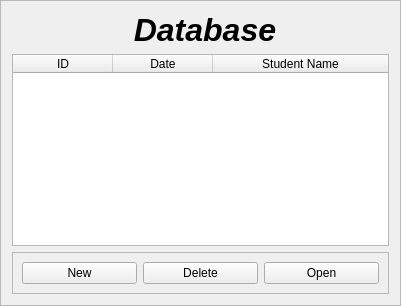
         <widget class="QFrame" name="eval_index_frame">
          <property name="minimumSize">
           <size>
            <width>401</width>
            <height>0</height>
           </size>
          </property>
          <property name="frameShape">
           <enum>QFrame::StyledPanel</enum>
          </property>
          <property name="frameShadow">
           <enum>QFrame::Raised</enum>
          </property>
          <layout class="QGridLayout" name="gridLayout_19">
           <item row="2" column="0">
            <widget class="QFrame" name="frame_27">
             <property name="frameShape">
              <enum>QFrame::StyledPanel</enum>
             </property>
             <property name="frameShadow">
              <enum>QFrame::Raised</enum>
             </property>
             <layout class="QHBoxLayout" name="horizontalLayout_4">
              <item>
               <widget class="QPushButton" name="eval_new_button">
                <property name="text">
                 <string>New</string>
                </property>
               </widget>
              </item>
              <item>
               <widget class="QPushButton" name="eval_delete_button">
                <property name="text">
                 <string>Delete</string>
                </property>
               </widget>
              </item>
              <item>
               <widget class="QPushButton" name="eval_open_button">
                <property name="text">
                 <string>Open</string>
                </property>
               </widget>
              </item>
             </layout>
            </widget>
           </item>
           <item row="1" column="0">
            <widget class="QTableWidget" name="eval_index_table">
             <property name="alternatingRowColors">
              <bool>true</bool>
             </property>
             <property name="selectionMode">
              <enum>QAbstractItemView::SingleSelection</enum>
             </property>
             <property name="selectionBehavior">
              <enum>QAbstractItemView::SelectRows</enum>
             </property>
             <property name="wordWrap">
              <bool>false</bool>
             </property>
             <property name="cornerButtonEnabled">
              <bool>false</bool>
             </property>
             <attribute name="horizontalHeaderDefaultSectionSize">
              <number>100</number>
             </attribute>
             <attribute name="horizontalHeaderMinimumSectionSize">
              <number>50</number>
             </attribute>
             <attribute name="horizontalHeaderShowSortIndicator" stdset="0">
              <bool>true</bool>
             </attribute>
             <attribute name="horizontalHeaderStretchLastSection">
              <bool>true</bool>
             </attribute>
             <column>
              <property name="text">
               <string>ID</string>
              </property>
             </column>
             <column>
              <property name="text">
               <string>Date</string>
              </property>
             </column>
             <column>
              <property name="text">
               <string>Student Name</string>
              </property>
             </column>
            </widget>
           </item>
           <item row="0" column="0">
            <widget class="QLabel" name="label_52">
             <property name="font">
              <font>
               <family>Ubuntu</family>
               <pointsize>24</pointsize>
               <weight>75</weight>
               <italic>true</italic>
               <bold>true</bold>
              </font>
             </property>
             <property name="text">
              <string> Database</string>
             </property>
             <property name="alignment">
              <set>Qt::AlignCenter</set>
             </property>
            </widget>
           </item>
          </layout>
         </widget>
